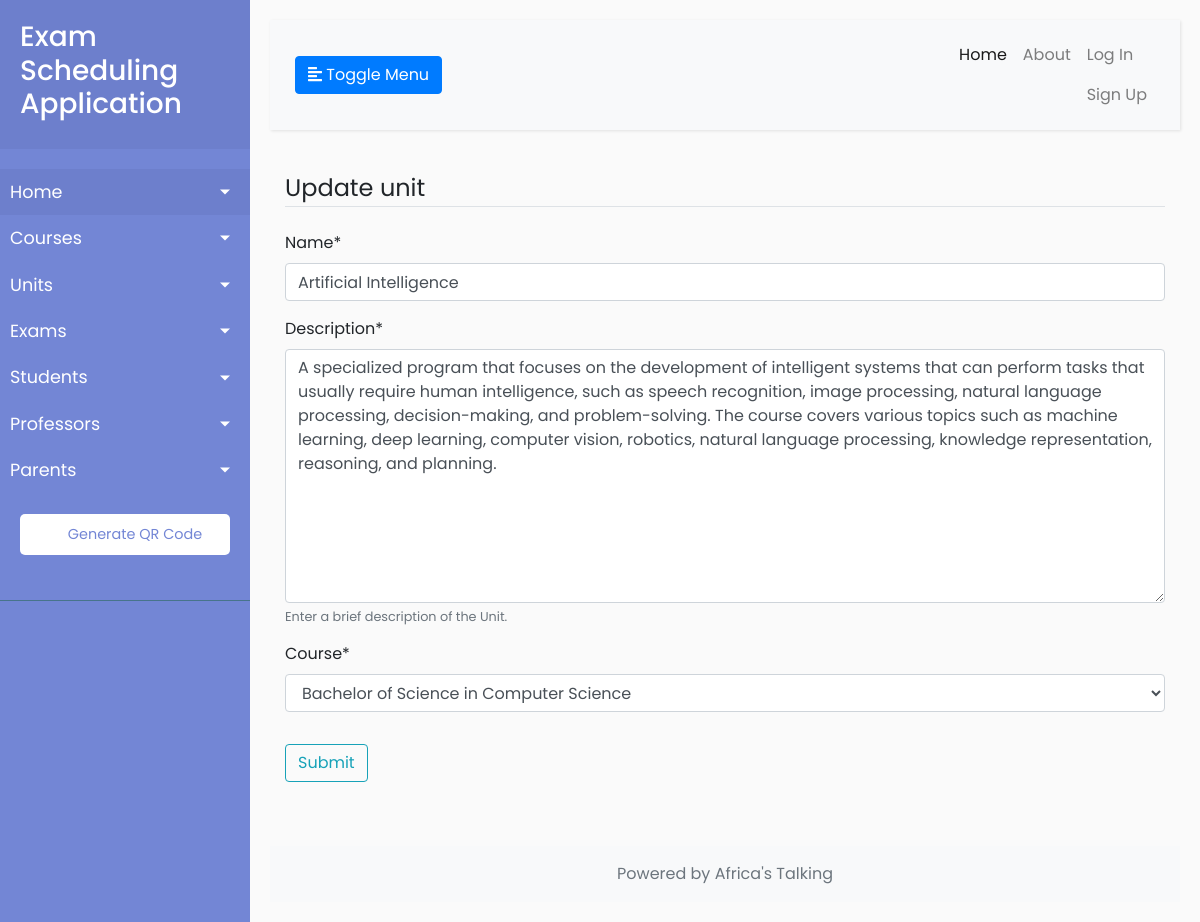
Page /unit/1/update/ on the committed database.
### exams/models.py (models this page shows, shortened)
class Unit(models.Model):
    name = models.CharField(max_length=100)
    description = models.TextField(max_length=1000, help_text="Enter a brief description of the Unit.")
    course = models.ForeignKey(Course, on_delete=models.CASCADE)

class Course(models.Model):
    name = models.CharField(max_length=100)
    description = models.TextField(max_length=1000, help_text="Enter a brief description of the course.")
    def __str__(self):
        return f'{self.name}'
    class Meta:
        verbose_name = "Course"
        verbose_name_plural = "Courses"

### exams/views.py (the view, shortened to what this page needs)
# urls.py: path('unit/<int:pk>/update/', UnitUpdateView.as_view(), name='units-update'),
class UnitUpdateView(UpdateView):
    model = Unit
    fields = ['name', 'description', 'course']
    template_name = 'exams/units_detail.html'
    def get_context_data(self, **kwargs):
        context = super().get_context_data(**kwargs)
        context['table_title'] = 'Update unit'
        return context

### exams/templates/exams/units_detail.html (shortened to what this page needs)
{% extends 'exams/base.html' %}
{% load crispy_forms_tags %}
{% block content %}
    <div class="content-section">
        <form method="post">
            <fieldset class="form-group">
                <legend class="border-bottom mb-4">{{ table_title }}</legend>
                {{ form|crispy }}
            </fieldset>
            <div class="form-group mt-2">
                <button class="btn btn-outline-info" type="submit">Submit</button>
            </div>
        </form>
    </div>
{% endblock content%}

### exams/static/exams/CSS/main.css (style rules this page uses)
body { font-family: 'Poppins', sans-serif; background: #fafafa; }

### rows in the picture
Unit: name "Artificial Intelligence", description "A specialized program that focuses on the development of intelligent systems that can perform tasks that usually require human intelligence, such as speech recognition, image processing, natural language processing, decision-making, and problem-solving. The course covers various topics such as machine learning, deep learning, computer vision, robotics, natural language processing, knowledge representation, reasoning, and planning.", course "Bachelor of Science in Computer Science"

### other values in the picture
{{ table_title }} "Update unit"
